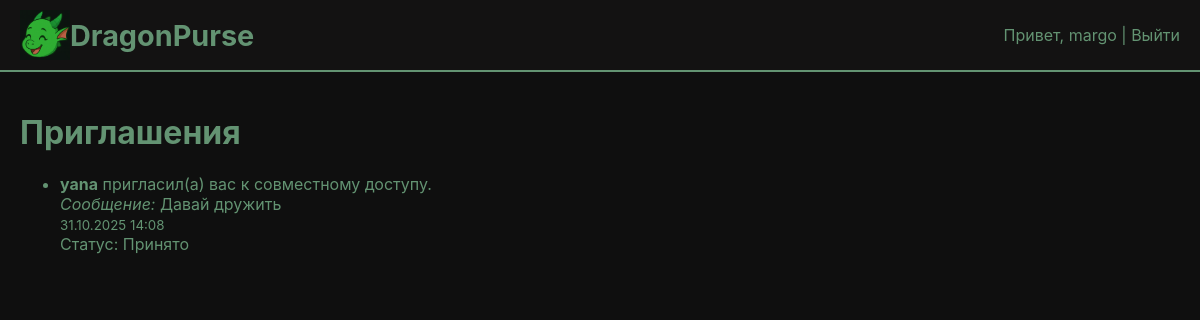
The app's page /invites/ (signed in) with its own data.
### accounts/models.py (models this page shows, shortened)
class SharedAccessInvite(models.Model):
    STATUS_CHOICES = [
        ('pending', 'Ожидание'),
        ('accepted', 'Принято'),
        ('declined', 'Отклонено'),
    ]
    sender = models.ForeignKey(User, on_delete=models.CASCADE, related_name='sent_invites')
    receiver = models.ForeignKey(User, on_delete=models.CASCADE, related_name='received_invites')
    message = models.CharField(max_length=255, blank=True, null=True)
    status = models.CharField(max_length=20, choices=STATUS_CHOICES, default='pending')
    created_at = models.DateTimeField(auto_now_add=True)

### accounts/views.py (the view)
# urls.py: path('invites/', invites_list, name='invites_list'),
@login_required
def invites_list(request):
    invites = SharedAccessInvite.objects.filter(receiver=request.user).order_by('-created_at')
    return render(request, 'accounts/invites_list.html', {'invites': invites})

### accounts/templates/accounts/invites_list.html
{% extends "accounts/base.html" %}
{% block content %}
<h1>Приглашения</h1>
{% if invites %}
  <ul>
    {% for i in invites %}
      <li>
        <strong>{{ i.sender.username }}</strong> пригласил(а) вас к совместному доступу.<br>
        {% if i.message %}<em>Сообщение:</em> {{ i.message }}<br>{% endif %}
        <small>{{ i.created_at|date:"d.m.Y H:i" }}</small><br>
        {% if i.status == 'pending' %}
          <a href="{% url 'handle_invite' i.id 'accept' %}">Принять</a> |
          <a href="{% url 'handle_invite' i.id 'decline' %}">Отклонить</a>
        {% else %}
          Статус: {{ i.get_status_display }}
        {% endif %}
      </li>
    {% endfor %}
  </ul>
{% else %}
  <p>Нет входящих приглашений.</p>
{% endif %}
{% endblock %}

### accounts/templates/accounts/base.html (shortened to what this page needs)
{% load static %}
<!DOCTYPE html>
<html lang="ru">
<head>
    <link rel="stylesheet" href="{% static 'accounts/css/main.css' %}">
</head>
<body>
    <header>
        <h1>
            <img src="{% static 'accounts/img/happy_dragon_head.png' %}" width="50" height="50" alt="Счастливый дракончик">
            <a href="{% url 'dashboard' %}">DragonPurse</a>
        </h1>
        <div>
            Привет, {{ user.username }} | <a href="{% url 'logout' %}">Выйти</a>
        </div>
    </header>
    <div class="container">
        {% block content %}{% endblock %}
    </div>
</body>
</html>

### accounts/static/accounts/css/main.css (style rules this page uses)
body { font-family: "Inter", sans-serif; background-color: #0f0f0f; color: #639372; margin: 0; padding: 0; }
a { color: #639372; text-decoration: none; }
h1, h2, h3 { color: #639372; }
.container { max-width: 1200px; margin: 0 auto; padding: 20px; }
header { background-color: #131212; border-bottom: 2px solid #639372; padding: 10px 20px; display: flex; align-items: center; justify-content: space-between; }
header h1 { margin: 0; font-size: 1.8em; display: flex; align-items: center; }

### records on screen
SharedAccessInvite: sender.username "yana", message "Давай дружить", created_at "31.10.2025 14:08", status "Принято"

### other values on screen
{{ user.username }} "margo"
